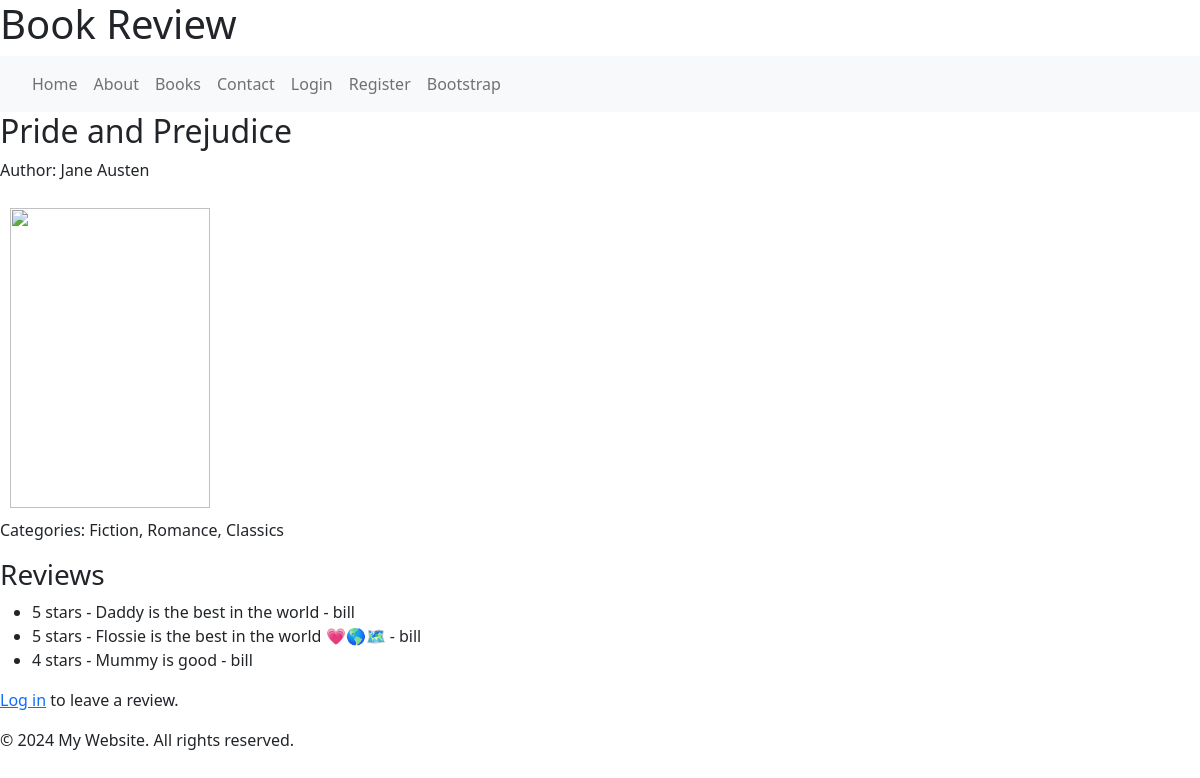
Page /book/3 on the earlier database version.
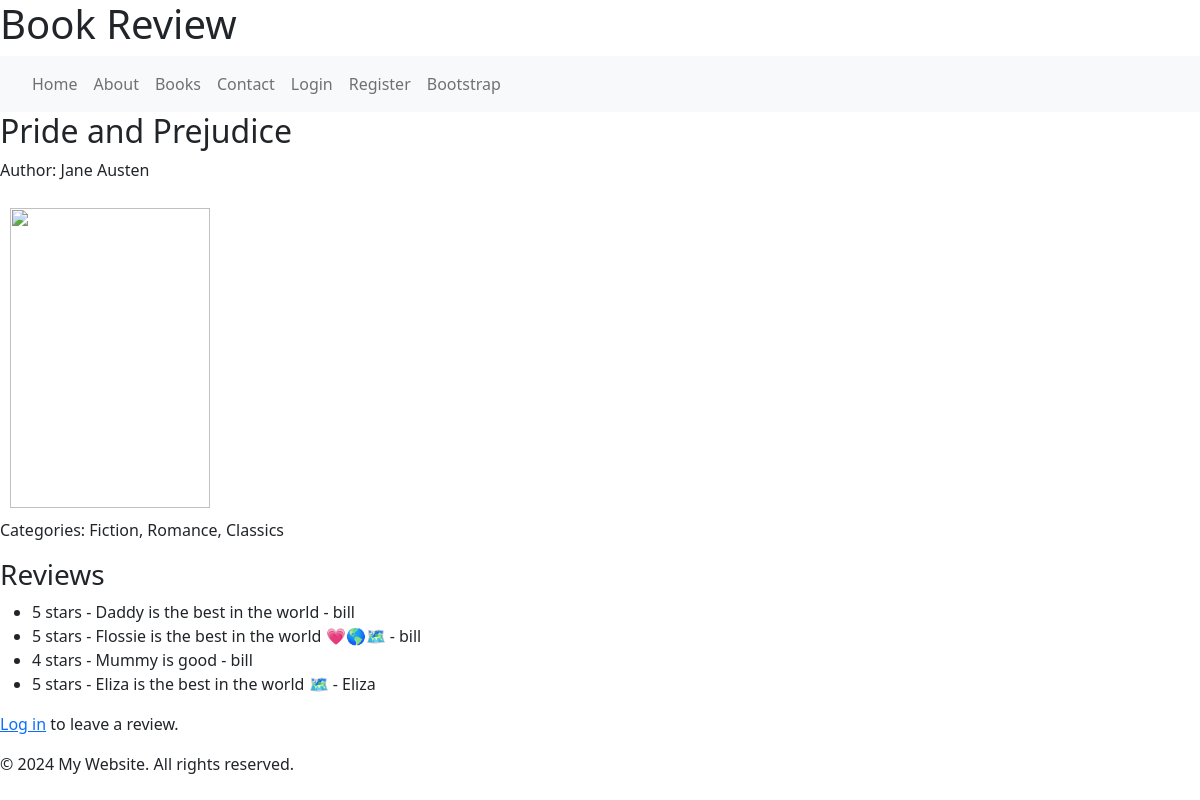
Same page on the later database version.
### models.py (models this page shows, shortened)
class Book(db.Model):
    __tablename__ = 'books'
    book_id = db.Column(db.Integer, primary_key=True)
    title = db.Column(db.String(255), nullable=False)
    author = db.Column(db.String(255), nullable=False)
    published_date = db.Column(db.Date)
    isbn = db.Column(db.String(13), unique=True)
    summary = db.Column(db.Text)
    cover_image_url = db.Column(db.String(255))
    created_at = db.Column(db.DateTime, default=datetime.utcnow)
    reviews = db.relationship('Review', backref='book', lazy=True)
    categories = db.relationship('BookCategory', backref='book', lazy=True)

class BookCategory(db.Model):
    __tablename__ = 'book_categories'
    book_id = db.Column(db.Integer, db.ForeignKey('books.book_id'), primary_key=True, nullable=False)
    category_id = db.Column(db.Integer, db.ForeignKey('categories.category_id'), primary_key=True, nullable=False)

class Category(db.Model):
    __tablename__ = 'categories'
    category_id = db.Column(db.Integer, primary_key=True)
    category_name = db.Column(db.String(50), nullable=False, unique=True)
    books = db.relationship('BookCategory', backref='category', lazy=True)

class Review(db.Model):
    __tablename__ = 'reviews'
    review_id = db.Column(db.Integer, primary_key=True)
    book_id = db.Column(db.Integer, db.ForeignKey('books.book_id'), nullable=False)
    user_id = db.Column(db.Integer, db.ForeignKey('users.user_id'), nullable=False)
    rating = db.Column(db.Integer, nullable=False)
    review_text = db.Column(db.Text)
    created_at = db.Column(db.DateTime, default=datetime.utcnow)
    review_votes = db.relationship('ReviewVote', backref='review', lazy=True)

class User(UserMixin, db.Model):
    __tablename__ = 'users'
    user_id = db.Column(db.Integer, primary_key=True)
    username = db.Column(db.String(50), nullable=False, unique=True)
    email = db.Column(db.String(100), nullable=False, unique=True)
    password_hash = db.Column(db.String(255), nullable=False)
    profile_picture_url = db.Column(db.String(255))
    created_at = db.Column(db.DateTime, default=lambda: datetime.now(timezone.utc))
    role = db.Column(db.String(50), nullable=False, default='regular')
    reviews = db.relationship('Review', backref='user', lazy=True)
    review_votes = db.relationship('ReviewVote', backref='user', lazy=True)
    authentication = db.relationship('Authentication', backref='user', lazy=True, uselist=False)
    password_hash = db.Column(db.String(128))

### app.py (the view, shortened to what this page needs)
@app.route('/book/<int:book_id>', methods=['GET', 'POST'])
def book_detail(book_id):
    book = Book.query.get_or_404(book_id)
    form = ReviewForm()
    return render_template('book_detail.html', book=book, form=form)

### app.py (called while the page is built)
@app.context_processor
def inject_current_year():
    return {'current_year': datetime.now().year}

### templates/book_detail.html
{% extends "base.html" %}
{% block content %}
<h2>{{ book.title }}</h2>
<p>Author: {{ book.author }}</p>
<img id="book_cover" src="../static/assets/img/book_cover.jpeg">
<p>Categories:
    {% for book_category in book.categories %}
        {{ book_category.category.category_name }}{% if not loop.last %}, {% endif %}
    {% endfor %}
</p>
<h3>Reviews</h3>
<ul>
    {% for review in book.reviews %}
        <li>{{ review.rating }} stars - {{ review.review_text }} - {{ review.user.username }}</li>
    {% endfor %}
</ul>
{% if current_user.is_authenticated %}
    <h3>Leave a Review</h3>
    <form method="POST" action="{{ url_for('book_detail', book_id=book.book_id) }}">
        {{ form.hidden_tag() }}
        {{ form.rating.label }}<br>
        {{ form.rating(size=32) }}<br>
        {{ form.review_text.label }}<br>
        {{ form.review_text(rows=5, cols=40) }}<br>
        {{ form.submit() }}
    </form>
{% else %}
    <p><a href="{{ url_for('login') }}">Log in</a> to leave a review.</p>
{% endif %}
{% endblock %}

### templates/base.html (shortened to what this page needs)
<!DOCTYPE html>
<html>
<head>
    <link rel="stylesheet" href="{{ url_for('static', filename='css/bootstrap_styles.css') }}">
    <link rel="stylesheet" href="{{ url_for('static', filename='css/style.css') }}">
</head>
<body>
    <header>
        <h1>Book Review</h1>
    </header>
    <nav class="navbar navbar-expand-lg navbar-light bg-light">
        <ul class="navbar-nav me-auto mb-2 mb-lg-0 ms-lg-4">
            <li class="nav-item"><a class="nav-link" href="{{ url_for('home') }}">Home</a></li>
            <li class="nav-item"><a class="nav-link" href="{{ url_for('about') }}">About</a></li>
            <li class="nav-item"><a class="nav-link" href="{{ url_for('books') }}">Books</a></li>
            <li class="nav-item"><a class="nav-link" href="{{ url_for('contact') }}">Contact</a></li>
            {% if current_user.is_authenticated %}
                <li class="nav-item"><a class="nav-link" href="{{ url_for('add_book') }}">Add Book</a></li>
                <li class="nav-item"><a class="nav-link" href="{{ url_for('logout') }}">Logout</a></li>
            {% else %}
                <li class="nav-item"><a class="nav-link" href="{{ url_for('login') }}">Login</a></li>
                <li class="nav-item"><a class="nav-link" href="{{ url_for('register') }}">Register</a></li>
            {% endif %}
            <li class="nav-item"><a class="nav-link" href="{{ url_for('bootstrap') }}">Bootstrap</a></li>
        </ul>
    </nav>
    <main>
        {% block content %}{% endblock %}
    </main>
    <footer>
        <p>&copy; {{ current_year }} My Website. All rights reserved.</p>
    </footer>
</body>
</html>

### static/css/style.css (style rules this page uses)
#book_cover { width: 200px; height: 300px; margin: 10px; }

Differences in the rows shown:
added Review: rating "5", review_text "Eliza is the best in the world 🗺️", user.username "Eliza"
